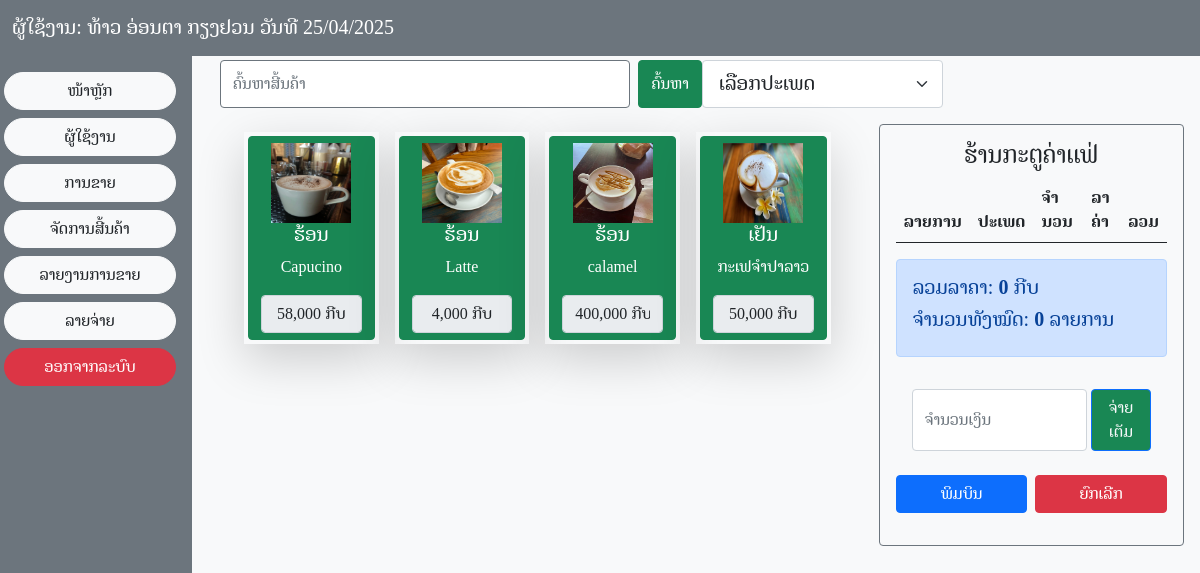
The page /component/sell.php (signed in) on the database its author committed.
### tables this page shows
CREATE TABLE IF NOT EXISTS `tb_product` (
  `ProductID` int NOT NULL AUTO_INCREMENT,
  `ProductName` varchar(255) DEFAULT NULL,
  `DrinkType` varchar(255) NOT NULL,
  `Product_image` varchar(255) DEFAULT NULL,
  `Product_price` decimal(10,2) DEFAULT NULL,
  PRIMARY KEY (`ProductID`)
);

### server/server.php (called while the page is built, shortened)
<?php
function selectData($connection, $table, $columns = "*", $where = "", $params = []) {
    $sql = "SELECT $columns FROM $table";
    $stmt = $connection->prepare($sql);
    $stmt->execute($params);
    return $stmt->fetchAll(PDO::FETCH_ASSOC);
}
?>

### pages/showsell.php (the view, shortened to what this page needs)
<?php
include("../server/server.php");
$product = selectData($connection, "tb_product");
function calculateTotal()
{
    $total = 0;
    return $total;
}
function calculateQtyTotal()
{
    $qtyTotal = 0;
    return $qtyTotal;
}
function displayFilteredProducts($products, $filterType = null)
{
    $filterType = isset($_GET['product_type']) ? $_GET['product_type'] : null;
    foreach ($products as $product) {
        if ($filterType === null || $product['DrinkType'] === $filterType) {
            echo '<div class="col-12 col-sm-6 col-md-3">
                    <form action="" method="post" class="bg-side d-flex flex-column align-items-center justify-content-between p-1 shadow-lg h-100">
                        <button type="submit" class="btn btn-success add-to-bill">
                            <img src="../productpictures' . $product['Product_image'] . '" alt="Picture" style="width: 80px; height: 80px;">
                            <h5 class="text-center mt-auto">' . $product['DrinkType'] . '</h5>
                            <p>' . $product['ProductName'] . '</p>
                            <div class="w-100 d-flex gap-2">
                                <input style="pointer-events: none;" type="text" value="' . number_format($product['Product_price'], 0) . ' ກີບ" class="form-control text-center" disabled>
                            </div>
                        </button>
                        <input type="hidden" id="ProductID" name="ProductID" value="' . $product['ProductID'] . '">
                        <input type="hidden" id="product_type" name="product_type" value="' . $product['DrinkType'] . '">
                        <input type="hidden" id="product_name" name="product_name" value="' . $product['ProductName'] . '">
                        <input type="hidden" id="product_price" name="product_price" value="' . $product['Product_price'] . '">
                    </form>
                </div>';
        }
    }
}
$filterType = isset($_GET['product_type']) ? $_GET['product_type'] : null;
?>
<div class="container">
    <div class="d-flex">
        <form class="d-flex w-50" role="search" method="get" id="frmSearch">
            <input class="form-control me-2 border border-secondary" type="search" id="txtsearch" name="search" value="<?= isset($_GET['search']) ? $_GET['search'] : '' ?>" placeholder="ຄົ້ນຫາສີ້ນຄ້າ" aria-label="Search" autocomplete="off">
            <button class="btn btn-success" type="submit">ຄົ້ນຫາ</button>
        </form>
        <form class="d-flex w-25" method="get" id="filterForm">
            <select class="form-select form-select-lg w-100" name="product_type" aria-label="Select Drink Type" onchange="this.form.submit()">
                <option>ເລືອກປະເພດ</option>
            </select>
        </form>
    </div>
    <div class="row">
        <div class="col-lg-8">
            <br>
            <div class="container">
                <div class="row g-3">
                    <?php displayFilteredProducts($product, $filterType); ?>
                </div>
            </div>
        </div>
        <div class="col-12 col-lg-4">
            <div class="bg-light text-dark mt-3 rounded d-flex flex-column border border-secondary p-3">
                <h4 class="text-center">ຮ້ານກະຕູຄ່າເເຟ່</h4>
                <div class="table-responsive">
                    <table class="table mb-3 fs-6">
                        <thead>
                            <tr>
                                <th>
                                    ລາຍການ
                                </th>
                                <th>
                                    ປະເພດ
                                </th>
                                <th>
                                    ຈໍານວນ
                                </th>
                                <th>
                                    ລາຄ່າ
                                </th>
                                <th>
                                    ລວມ
                                </th>
                            </tr>
                        </thead>
                    </table>
                </div>
                <div id="total">
                    <?php
                    echo '<div class="alert alert-primary">';
                    echo '<h5>ລວມລາຄາ: <span class="fw-bold">' . number_format(calculateTotal()) . '</span> ກີບ</h5>';
                    echo '<h5>ຈໍານວນທັງໝົດ: <span class="fw-bold">' . calculateQtyTotal() . '</span> ລາຍການ</h5>';
                    echo '</div>';
                    ?>
                </div>
                <form id="frmpayment">
                    <div class="mb-2 d-flex gap-1 p-3">
                        <input class="form-control" type="search" id="Price" name="search" placeholder="ຈໍານວນເງິນ" autocomplete="off">
                        <button class="btn btn-outline-primary text-light btn-success" id="btnfull">ຈ່າຍເຕັມ</button>
                    </div>
                    <div class="d-flex justify-content-between mb-3">
                        <a href="../backend/sell/binsert.php" id="printBill" class="btn btn-primary w-100 me-2">ພິມບິນ</a>
                        <a href="?cancel_bill=true" class="btn btn-danger w-100">ຍົກເລີກ</a>
                    </div>
                </form>
            </div>
        </div>
    </div>
</div>

### component/sell.php (shortened to what this page needs)
<!doctype html>
<html lang="en">
<head>
    <link href="https://cdn.jsdelivr.net/npm/bootstrap@5.0.0/dist/css/bootstrap.min.css" rel="stylesheet">
</head>
<body class="bg-light">
    <div class="">
        <?php
        include("nav.php"); ?>
        <div class="row">
            <?php include_once("sidbar.php"); ?>
            <main class="col-lg-10 p-1"><?php include_once("../pages/showsell.php");?></main>
        </div>
    </div>
</body>
</html>

### component/nav.php (shortened to what this page needs)
<nav class="navbar navbar-expand-lg navbar-light bg-secondary">
    <div class="container-fluid">
        <a class="navbar-brand text-white" href="#">
            <?php
          include('session.php');
            ?></a>
    </div>
</nav>

### component/session.php (shortened to what this page needs)
<?php
$name = $_SESSION['name'];
echo "ຜູ້ໃຊ້ງານ:" . " " . $name."  "."ວັນທີ ".date('d/m/Y');

### component/sidbar.php (shortened to what this page needs)
<div class="col-lg-2 p-0">
                <div class="collapse d-lg-block sidebar bg-secondary text-white" id="sidebarMenu">
                    <nav class="d-flex flex-column text-white p-3">
                        <a href="/katucafee3/component/index.php" class="btn btn-light text-dark rounded-pill mb-2">ໜ້າຫຼັກ</a>
                        <a href="/katucafee3/component/user.php" class="btn btn-light text-dark rounded-pill mb-2">ຜູ້ໃຊ້ງານ</a>
                        <a href="/katucafee3/component/sell.php" class="btn btn-light text-dark rounded-pill mb-2">ການຂາຍ</a>
                        <a href="/katucafee3/component/productlayout.php" class="btn btn-light text-dark rounded-pill mb-2">ຈັດການສີ້ນຄ້າ</a>
                        <a href="/katucafee3/component/Summary.php" class="btn btn-light text-dark rounded-pill mb-2">ລາຍງານການຂາຍ</a>
                        <a href="/katucafee3/component/expenses.php" class="btn btn-light text-dark rounded-pill mb-2">ລາຍຈ່າຍ</a>
                        <a href="../index.php" class="btn btn-danger rounded-pill mt-auto">ອອກຈາກລະບົບ</a>
                    </nav>
                </div>
            </div>

### component/sell.php (style rules this page uses)
* { box-sizing: border-box; margin: 0; padding: 0; }
body { font-family: "Noto Serif Lao", serif; }
.sidebar { height: 100vh; }

### component/sidbar.php (style rules this page uses)
body, html { margin: 0; padding: 0; overflow-x: hidden; }

### rows shown on the page
tb_product: Product_image (picture), DrinkType "ຮ້ອນ", ProductName "Capucino", Product_price "58,000 ກີບ"
tb_product: Product_image (picture), DrinkType "ຮ້ອນ", ProductName "Latte", Product_price "4,000 ກີບ"
tb_product: Product_image (picture), DrinkType "ຮ້ອນ", ProductName "calamel", Product_price "400,000 ກີບ"
tb_product: Product_image (picture), DrinkType "ເຢັນ", ProductName "ກະເຟຈໍາປາລາວ", Product_price "50,000 ກີບ"

### other values the page prints
$name "ທ້າວ ອ່ອນຕາ ກຽງຢວນ"
calculateTotal() "0"
calculateQtyTotal() "0"
